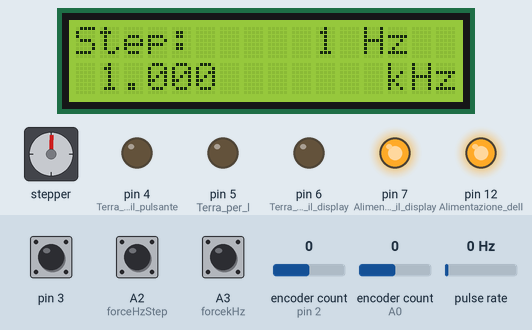
Simulated run of this sketch. Board: Arduino Uno, built with avr-gcc and run on an emulated ATmega328P. On the bench: stepper motor, 16×2 character LCD, output pins drawn as LEDs (lit = HIGH). Wiring (inferred from the names in the program): pulse sensor: data pin 2; stepper motor (200 steps per turn assumed): coils pin 8, pin 9, pin 10, pin 11. The test bench sets the inputs (shaded band); at power-on: A3 (forcekHz) HIGH, encoder count (sensors on A0, pin 2) 0, pin 3 HIGH, A2 (forceHzStep) HIGH, pulse rate 0 Hz. Pins used as bus, display or sensor lines are not drawn.

Above: at 1.2 s.
1.3 s: A3 (forcekHz) pulled LOW for 3.2 s
At 5.4 s:
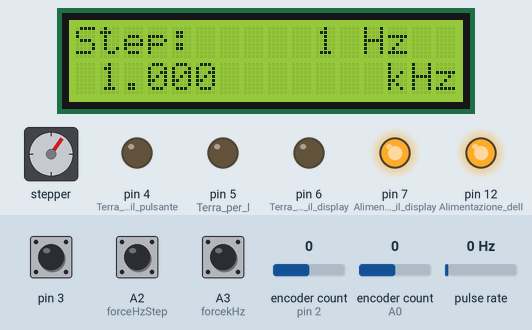
6.0 s: A3 (forcekHz) pulled LOW for 1 s
At 6.21 s:
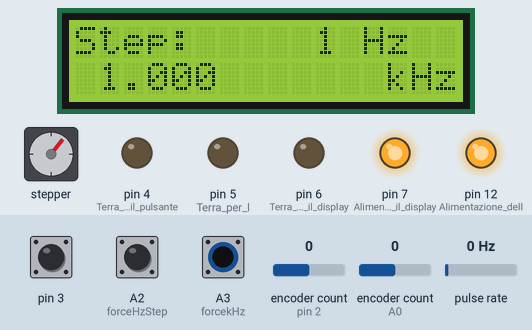
8.5 s: encoder count (sensor on A0) set to 1
At 9.5 s:
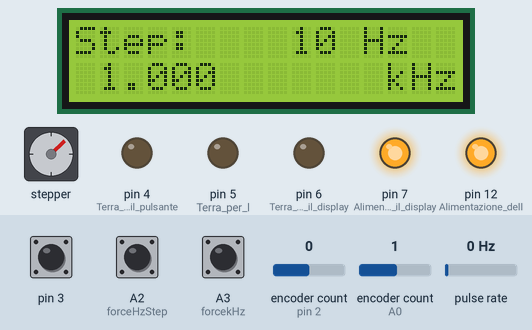
10.0 s: encoder count (sensor on A0) set to 5
At 10.6 s:
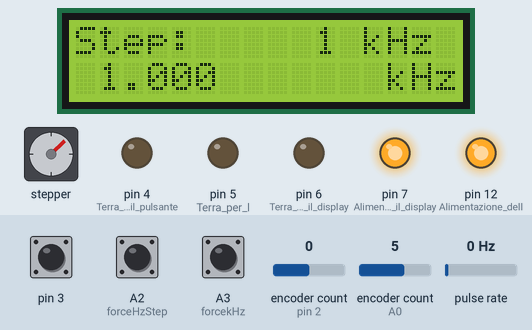
11.5 s: encoder count (sensor on A0) set to 4
At 11.8 s:
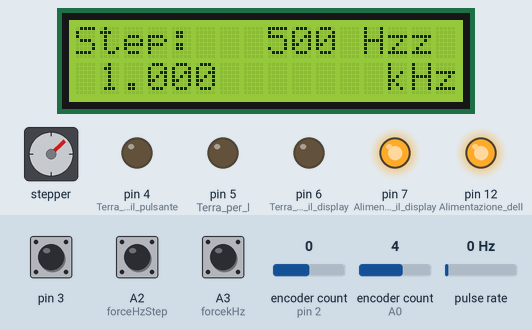
13.0 s: A3 (forcekHz) pulled LOW for 3.2 s
At 16.5 s:
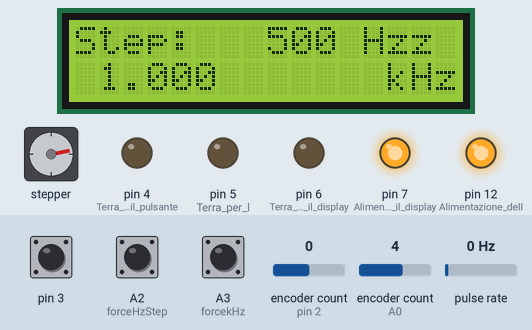
Timing chart, 0 to 18.0 s (numbered marks = the images above; inputs shaded):
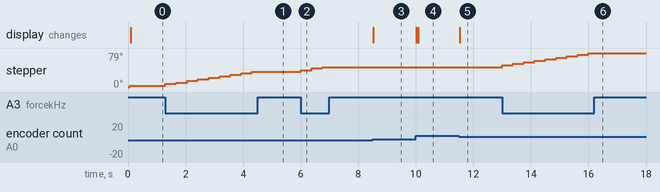

Measured:
- after the input at 1.3 s, stepper: turns 33° clockwise in 3.0 s, starting at once
- after the input at 6.0 s, stepper: turns 10° clockwise in 0.75 s, starting at once
- after the input at 8.5 s, the display: changes at once (image 3)
- after the input at 10.0 s, the display: first changes at once (image 4 shows a later state)
- after the input at 11.5 s, the display: changes at once (image 5)
- after the input at 13.0 s, stepper: turns 33° clockwise in 3.0 s, starting at once

The sketch:

onde_conDAC_AD9850.ino
```cpp
// AD9850 generatore di funzioni a frequenza variabile
// novembre 2020: inseriti due encoder rotativi e usato il pulsante di uno di essi
// -------------- spostato su breadboard il microcontrollore e cambiati i cavetti


// =============================================================================================================
// --- Bibliotecas Auxiliares ---
#include <Wire.h>   // DISPLAY LCD 1602 I2C
#include <LiquidCrystal_I2C.h>  // ancora LCD
#include <Rotary.h>               //encoder rotativo


// =============================================================================================================
// --- Mapeamento de Hardware ---
#define     W_CLK      8          //Pino WCLK do módulo AD9850
#define     FQ_UD      9          //Pino FQUP do módulo AD9850
#define     DATA      10          //Pino data do módulo AD9850
#define     RESET     11          //Pinoreset do módulo AD9850
#define     stepPin1  A0                  // Set 'Step' rotary encoder pins
#define     stepPin2  A1


// =============================================================================================================
// --- Constantes Auxiliares ---
#define  AD9850_CLOCK  125000000  //Frequência do cristal do módulo


// =============================================================================================================
// --- Macros Auxiliares ---
#define pulseHigh(pin) {digitalWrite(pin, HIGH); digitalWrite(pin, LOW); }


// =============================================================================================================
// --- Declaração de Objetos ---
Rotary i = Rotary(stepPin1, stepPin2); // Rotart encoder for setting increment.
Rotary r = Rotary(2, 3);               // Rotary encoder for frequency connects to interrupt pins


// =============================================================================================================
// --- Hardware do LCD ---
LiquidCrystal_I2C lcd(0x3F,16,2);


// =============================================================================================================
// --- Protótipo das Funções ---
//==========================================
void tfr_byte(byte data);                   //transfere um byte de forma serial, pelo pino DATA
void sendFrequency(double frequency);       //envia a frequência configurada pelo usuário
void getStep();                             //seleciona o passo de cada incremento


// =============================================================================================================
// --- Variáveis Globais ---
int forceHzStep = A2;                  // 'Step' rotary encoder's push button - Set 1 Hz steps.
int forcekHz = A3;                     // Interrupt-driven encoder's push button - force 1kHz freq.


long unsigned int freq = 1000;         // Set initial frequency.
long unsigned int freqOld = freq;

long int timer;


char* stepText[11] = {"  1 Hz ", " 10 Hz", " 50 Hz", "100 Hz", "500 Hz", "  1 kHz", "2.5 kHz",
                     "  5 kHz", " 10 kHz", "100 kHz", "500 kHz"};

int stepPointer = 0;
unsigned long  incr = 0;
String units = stepText[stepPointer];


// =============================================================================================================
// --- Configurações Iniciais ---
void setup()
{
  pinMode(12,OUTPUT);  // Alimentazione dell'encoder
  digitalWrite(12,HIGH);
  pinMode(5,OUTPUT);  // Terra per l'encoder
  digitalWrite(5,LOW);

  pinMode(4,OUTPUT);  // Terra per il pulsante
  digitalWrite(4,LOW);

  pinMode(2, INPUT_PULLUP);            //Entrada Encoder
  pinMode(3, INPUT_PULLUP);
  pinMode(forceHzStep, INPUT_PULLUP);  //Entrada botão
  pinMode(forcekHz, INPUT_PULLUP);     //Entrada botão

  pinMode(FQ_UD, OUTPUT);              //Configura pinos como saída
  pinMode(W_CLK, OUTPUT);
  pinMode(DATA,  OUTPUT);
  pinMode(RESET, OUTPUT);

  pinMode(7,OUTPUT);   // Alimento il display
  digitalWrite(7,HIGH);
  pinMode(6,OUTPUT);   // Terra per il display
  digitalWrite(6,LOW);

  lcd.begin();           //inicia LCD 16x2


  //Configura interrução para o Encoder Rotativo
  // r.begin();  // FORSE NON SERVE
  PCICR |= (1 << PCIE2);
  PCMSK2 |= (1 << PCINT18) | (1 << PCINT19);
  sei();


  // Initialise the AD9850 module.
  pulseHigh(RESET);
  pulseHigh(W_CLK);
  pulseHigh(FQ_UD);    //Este pulso habilita o AD9850 para funcionar no modo serial (ver datasheet pag 12, figura 10)


  updateDisplay();


} //end setup


// =============================================================================================================
// --- Loop Infinito ---
void loop()
{
  // Check 'Step' rotary encoder.
  unsigned char result = i.process();
  if (result) {
    if (result == DIR_CW)  {if (stepPointer < 10) stepPointer++;}
    if (result == DIR_CCW) {if (stepPointer > 0) stepPointer--;}
    updateDisplay();
  }

  if (digitalRead(forceHzStep) == LOW) {
    stepPointer = 0;
    updateDisplay();
    delay(50);
  }

  if (digitalRead(forcekHz) == LOW) {
    freq = 1000;
    sendFrequency(freq);
    updateDisplay();
    delay(350);
  }
  if (freqOld != freq) {
    sendFrequency(freq);
    updateDisplay();
    freqOld = freq;
  }

} //end loop


ISR(PCINT2_vect) {
  unsigned char result = r.process();
  if (result) {
    if (result == DIR_CW) {
      if ((freq + incr) <= 10000000) freq += incr;
    } else {
      if ((freq - incr) >= 10) freq -= incr;
    }
    if (freq <= 10)  freq = 10;
    if (freq >=10000000) freq = 10000000;
  }
}


// =============================================================================================================
// --- Desenvolvimento das Funções ---


// =============================================================================================================
void tfr_byte(byte data)
{
  for (int i = 0; i < 8; i++, data >>= 1)
  {
      digitalWrite(DATA, data & 0x01);
      pulseHigh(W_CLK);        //gera um pulso no W_CLK a cada bit transferido

  } //end for

} //end tfr_byte


// =============================================================================================================
void sendFrequency(double frequency)
{
  int32_t freq1 = frequency * 4294967295/AD9850_CLOCK;  //calcula frequência

  for (int b = 0; b < 4; b++, freq1 >>= 8) tfr_byte(freq1 & 0xFF);

  tfr_byte(0x000);                     //Final, reinicia o valor do byte
  pulseHigh(FQ_UD);                    //Pronto!

} //end sendFrequency


// =============================================================================================================
void getStep()
{

  switch(stepPointer)
  {
    case 0:  incr = 1; break;
    case 1:  incr = 10; break;
    case 2:  incr = 50; break;
    case 3:  incr = 100; break;
    case 4:  incr = 500; break;
    case 5:  incr = 1000; break;
    case 6:  incr = 2500; break;
    case 7:  incr = 5000; break;
    case 8:  incr = 10000; break;
    case 9:  incr = 100000; break;
    case 10: incr = 500000; break;
  }

} //end getStep


void updateDisplay() {
  getStep();                          //
  units = stepText[stepPointer];


  lcd.setCursor(0, 0);
  lcd.print("Step: ");
  lcd.setCursor(8, 0);
  lcd.print(units);


  if (freq < 1000)
  {
    lcd.setCursor(0, 1);
    if (freq < 1000) lcd.print(" ");
    if (freq <  100) lcd.print(" ");
    lcd.print(freq);
    lcd.setCursor(12, 1);
    lcd.print("  Hz");
  }
  else
  if (freq < 1000000) {
   lcd.setCursor(0, 1);
   if (freq < 10000) lcd.print(" ");
   lcd.print((float)freq/1000, 3);
   lcd.setCursor(12, 1);
   lcd.print(" kHz");
  }  else {
   format(freq);
   lcd.setCursor(12, 1);
   lcd.print(" MHz");
  }
}

void format(long value) {
  int M = (value/1000000);
  int T100 = ((value/100000)%10);
  int T10 = ((value/10000)%10);
  int T1 = ((value/1000)%10);
  int U100 = ((value/100)%10);
  int U10 = ((value/10)%10);
  int U1 = ((value/1)%10);
  lcd.setCursor(4, 1);
  lcd.print(M);lcd.print(".");lcd.print(T100);lcd.print(T10);lcd.print(T1);
  lcd.print(",");lcd.print(U100);lcd.print(U10);lcd.print(U1);
}

// Fonte wrkits https://www.youtube.com/watch?v=Zw4dzSuapsY


/*


// Generatore di onde sinusoidali (e quadre) con frequenza selezionabile
// da zero a 40 MHz usando un encoder rotativo, un pulsante e un display I2C LCD1206


// °°°°°°°°°°°°°°°°°°°°°°°°°°°°°°°°°°°°°°°°°°° IMPOSTAZIONI INIZIALI
byte stato = 0;            // macchina a stati
boolean FIRST = true;
byte modo = 0;

unsigned long t1, t2, dt;  // timer non bloccanti

#define encoderPinA  2   // encoder
#define encoderPinB  3
volatile long pos = 0;

#include <AD9850.h>         // DAC
const int W_CLK_PIN = 6;
const int FQ_UD_PIN = 7;
const int DATA_PIN = 8;
const int RESET_PIN = 9;
double freq = 1000;
double step = 1;
double trimFreq = 124999500;
int phase = 0;

#include <Wire.h>
#include <LiquidCrystal_I2C.h>
LiquidCrystal_I2C lcd(0x27, 16, 2);


void setup(){
  //Serial.begin(9600);    // seriale per debug

  pinMode(encoderPinA, INPUT_PULLUP);  // encoder
  pinMode(encoderPinB, INPUT_PULLUP);
  pinMode(4, INPUT_PULLUP);
  attachInterrupt(0, doEncoderA, CHANGE);
  attachInterrupt(1, doEncoderB, CHANGE);

  DDS.begin(W_CLK_PIN, FQ_UD_PIN, DATA_PIN, RESET_PIN);  // DAC
  DDS.calibrate(trimFreq);
  DDS.down();
  pinMode(12, OUTPUT);
  digitalWrite(12, HIGH);

  lcd.begin();           //display
  lcd.backlight();
  lcd.home();
  //lcd.print("Hello world");   // per debug, se non va provare I2C scanner
  //delay(3000);
  lcd.clear();
  pinMode(16, OUTPUT);    // analogico 2
  digitalWrite(16, HIGH);
}


// °°°°°°°°°°°°°°°°°°°°°°°°°°°°°° PARTE ESECUTIVA PRINCIPALE
void loop(){
  switch(stato){
    case 0:
      sceglimodo();
      break;
    case 1:
      setFreq();
      break;
    case 2:
      setStep();
      break;
    case 3:
      setRun();
      break;
  }
  if ((millis()-t2) > 200) {
    lcd.begin();           //display
    lcd.backlight();
    lcd.clear();
    t2 = millis();
  }
}


// °°°°°°°°°°°°°°°°°°°°°°°°°° FUNZIONI AUSILIARIE
void sceglimodo(){
  if (FIRST) {
    FIRST = false;
    t1 = millis();
  }
  dt = millis() -t1;
  if (dt > 200) {
    if (pos > 0) {
      modo++;
      if (modo >= 2) modo = 2;
    }
    if (pos < 0) {
      modo--;
      if (modo < 0) modo = 0;
    }
    pos = 0;

    if (modo == 0) {
      lcd.home();
      lcd.print("Imposta freq.");
    } else if (modo == 1) {
      lcd.print("Imposta passo");
    } else if (modo == 2) {
      lcd.print("Inizio?");
    }

    t1 = millis();
  }

  if (!digitalRead(4)) {
    go(modo+1);
    delay(300);
  }
}

void go(int st){
  stato = st;
  FIRST = true;
}


//char str[11];

void setFreq(){
  if (FIRST) {
    FIRST = false;
    lcd.clear();
    t1 = millis();
  }

  dt = millis() - t1;
  if (dt > 200) {
      if (pos > 0) {
        freq += step;
      }
      if (pos < 0) {
        freq -= step;
        if (freq <= 1) freq = 1;
      }
      pos = 0;

      lcd.home();
      lcd.print("f = ");
      lcd.print(freq);

      t1 = millis();
  }

  if (!digitalRead(4)) {
    go(0);
    lcd.clear();
    delay(300);
  }
}

void setStep(){
  if (FIRST) {
    FIRST = false;
    lcd.clear();
    t1 = millis();
  }
  dt = millis() - t1;
  if (dt > 200) {
    if (pos > 0) {
      if (step == 1) step = 10.0;
      else step = step*10.0;
    }
    if ((pos < 0) && (step > 1.0)) {
      step = step / 10.0;
    }
    pos = 0;

    lcd.home();
    lcd.print("passo = ");
    lcd.print(step);

    t1 = millis();
  }

  if (!digitalRead(4)) {
    go(0);
    lcd.clear();
    delay(300);
  }
}

void setRun(){
  if (FIRST) {
    FIRST = false;
    lcd.clear();
    lcd.home();
    lcd.print("Attivo con");
    lcd.setCursor(1,0);
    lcd.print("f = ");
    lcd.print(freq);

    DDS.up();
    DDS.setfreq(freq, phase);
    t1 = millis();
  }
  dt = millis() - t1;
  if (dt > 200) {
    if (pos > 0) {
      freq += step;
      DDS.setfreq(freq, phase);
    }
    if (pos < 0) {
      freq -= step;
      if (freq <= 1) freq = 1;
      DDS.setfreq(freq, phase);
    }
    pos = 0;

    lcd.home();
    lcd.print("f = ");
    lcd.print(freq);

    t1 = millis();
  }

  if (!digitalRead(4)) {
    go(0);
    DDS.down();
    lcd.clear();
    delay(300);
  }
}

void inc() {
  pos++;
}
void dec() {
  pos--;
}

void doEncoderA() {
  // look for a low-to-high on channel A
  if (digitalRead(encoderPinA) == HIGH) {
    // check channel B to see which way encoder is turning
    if (digitalRead(encoderPinB) == LOW) {
      //pos = pos + 1;         // CW
      inc();
    } else {
      dec();
      //pos = pos - 1;         // CCW
    }
  } else {// look for a high-to-low on channel A
    if (digitalRead(encoderPinB) == HIGH) {// check channel B to see which way encoder is turning
      inc();
      //pos = pos + 1;          // CW
    } else {
      //pos = pos - 1;          // CCW
      dec();
    }
  }
}

void doEncoderB() {
  // look for a low-to-high on channel B
  if (digitalRead(encoderPinB) == HIGH) {
    // check channel A to see which way encoder is turning
    if (digitalRead(encoderPinA) == HIGH) {
      //pos = pos + 1;         // CW
      inc();
    } else {
      dec();
      //pos = pos - 1;         // CCW
    }
  } else { // Look for a high-to-low on channel B
    // check channel B to see which way encoder is turning
    if (digitalRead(encoderPinA) == LOW) {
      inc();
      //pos = pos + 1;          // CW
    } else {
      dec();
      //pos = pos - 1;          // CCW
    }
  }
}


// Fonte Aliverti https://www.youtube.com/watch?v=aQ8mca-piR4
// Fonte encoder rotativo https://playground.arduino.cc/Main/RotaryEncoders/#Waveform
// Fonte per libreria del DAC https://github.com/F4GOJ/AD9850
// Fonte Aliverti per LCD commento in corso Aliverti 219, diverso dallo sketch
// ecco qui http://scienceclub.org.au/download/1602-lcd-display-serial-connection-arduino-library/
// Inoltre: modifica mia per VCC e GND su pin analogici, non dimenticare i2cscanner.ino

*/


/*
// i2c_scanner
#include <Wire.h>

void setup(){
  Wire.begin();
  Serial.begin(9600);
  while(!Serial);
  Serial.println("\nI2C Scanner");
}

void loop(){
  byte error, address;
  int nDevices;
  Serial.println("Scanning...");
  nDevices = 0;
  for(address = 1; address < 127; address++ ){
        // The i2c_scanner uses the return value of
        // the Write.endTransmisstion to see if
        // a device did acknowledge to the address.
    Wire.beginTransmission(address);
    error = Wire.endTransmission();
    if (error == 0){
      Serial.print("I2C device found at address 0x");
      if (address<16) Serial.print("0");
      Serial.print(address,HEX);
      Serial.println("  !");
      nDevices++;
    }else if (error==4){
          Serial.print("Unknown error at address 0x");
          if (address<16) Serial.print("0");
          Serial.println(address,HEX);
    }
  }
  if (nDevices == 0)  Serial.println("No I2C devices found\n");
  else Serial.println("done\n");
  delay(5000);           // wait 5 seconds for next scan
}
*/


/*

// GENERARE ONDE SINUSOIDALI SENZA DAC

// Usiamo una rete di filtri passa basso RC e per lo sketch basta il blink con 20 ms di periodo


void setup() {
  pinMode(10, OUTPUT);
}


void loop() {
  digitalWrite(10, HIGH);
  delay(10);
  digitalWrite(10, LOW);
  delay(10);
}

// Fonte Aliverti #168 del corso

*/


/*


// solo ad9850, testato a giu 2020 OK

#include <AD9850.h>
//#include <Wire.h>

const int W_CLK_PIN = 8;
const int FQ_UD_PIN = 9;
const int DATA_PIN = 10;
const int RESET_PIN = 11;

long Freq = 100;
double trimFreq = 125000000;

int phase = 0;

void setup() {
  Serial.begin(9600);
  DDS.begin(W_CLK_PIN, FQ_UD_PIN, DATA_PIN, RESET_PIN);
  DDS.calibrate(trimFreq);
}


void loop() {
  DDS.setfreq(Freq, phase);
  delay(2000);
  DDS.down();
  delay(100);
  DDS.up();
  delay(100);
  Serial.println(Freq);
  Freq = Freq + 10;
  if(Freq == 300) Freq = 100;
}

// Fonte https://km4nmp.com/2019/08/24/vfo-for-the-pixie-wiring-and-sketch-for-ad9850/
//       e esempio nella libreria https://github.com/F4GOJ/AD9850


*/


/*

// originale

#include <AD9850.h>
#include <Wire.h>
#include <LiquidCrystal_I2C.h>
#include <RotaryEncoder.h>

const int RotaryButtonPin = A1;
const int PTTPin = A0;
const int W_CLK_PIN = 8;
const int FQ_UD_PIN = 9;
const int DATA_PIN = 10;
const int RESET_PIN = 11;

LiquidCrystal_I2C lcd(0x27, 2, 1, 0, 4, 5, 6, 7, 3, POSITIVE);  // Set the LCD I2C address
Rotary r = Rotary(2, 3);
int RotaryButtonState = 0;
int PTTPinState = 0;
long TurnNum = 100;
long Freq = 7000000;
double OldFreq = 7000000;
double trimFreq = 125000000;

int phase = 0;

void setup() {
  Serial.begin(9600);
  pinMode(RotaryButtonPin, INPUT);
  pinMode(PTTPin, INPUT);
  DDS.begin(W_CLK_PIN, FQ_UD_PIN, DATA_PIN, RESET_PIN);
  DDS.calibrate(trimFreq);
  lcd.begin(16,2);
  r.begin();
  PCICR |= (1 << PCIE2);
  PCMSK2 |= (1 << PCINT18) | (1 << PCINT19);
  sei();

  lcd.setCursor( 3, 0 );
  lcd.print("KM4NMP.com");
  DDS.setfreq(Freq, phase);
  delay(2000);

}


void loop() {
  PTTPinState = digitalRead(PTTPin);

  RotaryButtonState = digitalRead(RotaryButtonPin);
  if (RotaryButtonState == LOW) {
     TurnNum = TurnNum * 10;
     }
  if (TurnNum > 10000) {
    TurnNum = 1;
  }
  if (TurnNum < 1) {
    TurnNum = 10000;
  }
  if (OldFreq != Freq) {
     DDS.setfreq(Freq, phase);
     Serial.println( Freq );
  }
  lcd.setCursor( 4, 1 );
  lcd.print( Freq );
  OldFreq = Freq;
  delay(200);
}

ISR(PCINT2_vect) {
  unsigned char result = r.process();
  if (result == DIR_NONE) {
    // do nothing
  }
  else if (result == DIR_CW) {
    Serial.println("ClockWise");
    Freq = Freq - TurnNum;
    if (Freq < 7000000){
      Freq = 7000000;
    }
    if (Freq > 7300000){
      Freq = 7300000;
    }

  }
  else if (result == DIR_CCW) {
    Serial.println("CounterClockWise");
    Freq = Freq + TurnNum;
    if (Freq > 7300000){
      Freq = 7300000;
    }
    if (Freq < 7000000){
      Freq = 7000000;
    }
  }
}

// Fonte https://km4nmp.com/2019/08/24/vfo-for-the-pixie-wiring-and-sketch-for-ad9850/
//       https://github.com/mathertel/RotaryEncoder
//       https://github.com/F4GOJ/AD9850
//       http://www.ardumotive.com/i2clcden.html


*/
```
